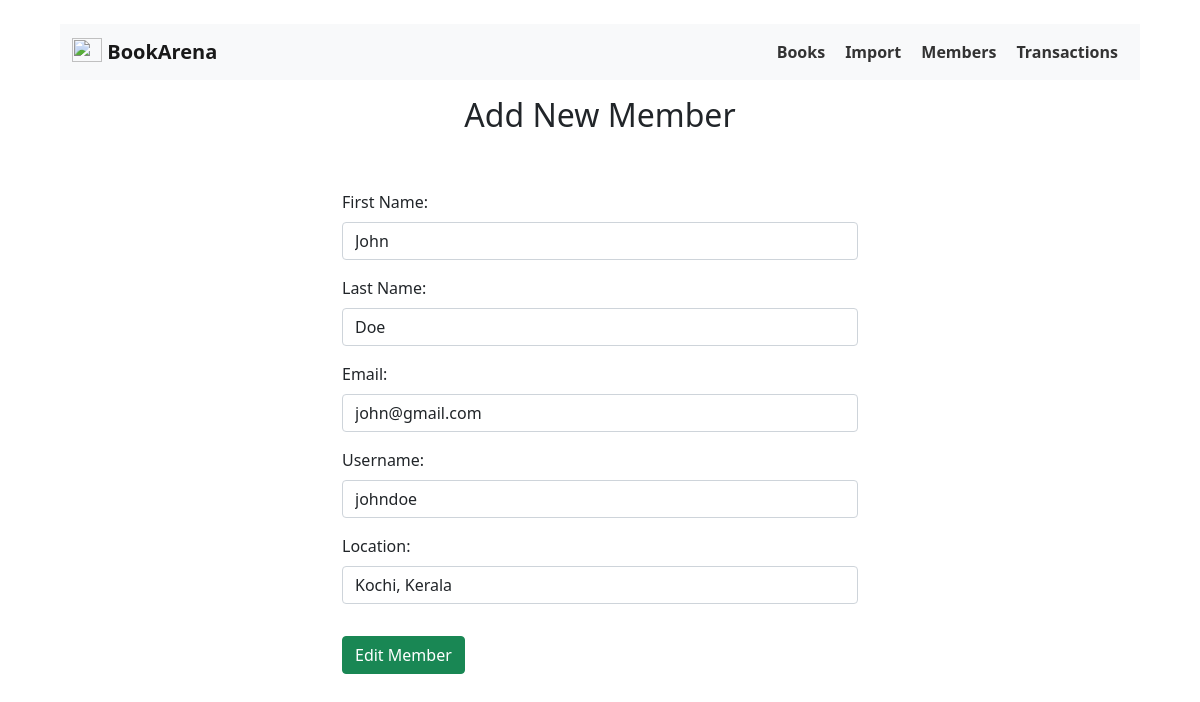
Page /members/edit/1 on the committed database.
### app/model/Member.py (models this page shows)
class Member(db.Model):
    __tablename__ = "members"
    id = db.Column(db.Integer, primary_key=True)
    username = db.Column(db.String, unique=True, nullable=False)
    first_name = db.Column(db.String(30), nullable=False)
    last_name = db.Column(db.String(30), nullable=False)
    email = db.Column(db.String)
    location = db.Column(db.String)
    date_added = db.Column(db.DateTime, default=datetime.utcnow())
    date_updated = db.Column(db.DateTime, default=datetime.utcnow())
    transactions = relationship("Transaction", back_populates="member")

### app/routes/member_routes.py (the view)
@app.route("/members/edit/<int:id>", methods=["GET", "POST"])
def editMember(id):
    selectedMember = Member.query.get_or_404(id)
    if request.method == "POST":
        try:
            selectedMember.first_name = request.form.get("first_name")
            selectedMember.last_name = request.form.get("last_name")
            selectedMember.email = request.form.get("email")
            selectedMember.language = request.form.get("language", "English")
            selectedMember.username = request.form.get(
                "username",
            )
            selectedMember.location = request.form.get("location")
            selectedMember.date_updated = datetime.utcnow()
            db.session.commit()
            flash("Member Updated successfully!")
        except:
            flash("Error in updating member details. Check server logs!", "error")
        return redirect(url_for("members"))
    else:
        return render_template("members/form.html", member=selectedMember, route="edit")

### app/templates/members/form.html
{% extends 'base.html' %}
{% block body %}
<div class="container">
  <h2 class="text-center mt-2">Add New Member</h2>
  <div class="row justify-content-center">
    <div class="col-lg-6">
      <div class="addmember mt-5">
        <form action="/members/{{ route }}/{{ member.id }}" method="POST">
          <div class="mb-3">
            <label for="first_name" class="form-label">First Name:</label>
            <input value="{{ member.first_name or 'John' }}" type="text" class="form-control" name="first_name"
              id="first_name" placeholder="eg: John">
          </div>
          <div class="mb-3">
            <label for="last_name" class="form-label">Last Name:</label>
            <input value="{{ member.last_name or 'Doe' }}" type="text" class="form-control" name="last_name"
              id="last_name" placeholder="eg: Doe">
          </div>
          <div class="mb-3">
            <label for="email" class="form-label">Email:</label>
            <input value="{{ member.email or 'john@gmail.com' }}" required type="text" class="form-control" name="email"
              id="email" placeholder="eg: john@gmail.com">
          </div>
          <div class="mb-3">
            <label for="username" class="form-label">Username:</label>
            <input value="{{ member.username or '' }}" required type="text" class="form-control" name="username"
              id="username" placeholder="eg: johndoe">
          </div>
          <div class="mb-3">
            <label for="location" class="form-label">Location:</label>
            <input value="{{ member.location or 'Kochi, Kerala' }}" type="text" class="form-control" name="location"
              id="location" placeholder="eg: Kochi, Kerala">
          </div>
          <button class="btn btn-success mt-3" type="submit">
            {% if route == "edit" %}
            Edit
            {% else %}
            Add
            {% endif %}
            Member
          </button>
        </form>
      </div>
    </div>
  </div>
</div>
{% endblock %}

### app/static/css/main.css (style rules this page uses)
* { margin: 0; padding: 0; }
body { padding: 2% 5%; }

### rows in the picture
Member: first_name "John", last_name "Doe", email "john@gmail.com", username "johndoe", location "Kochi, Kerala"
